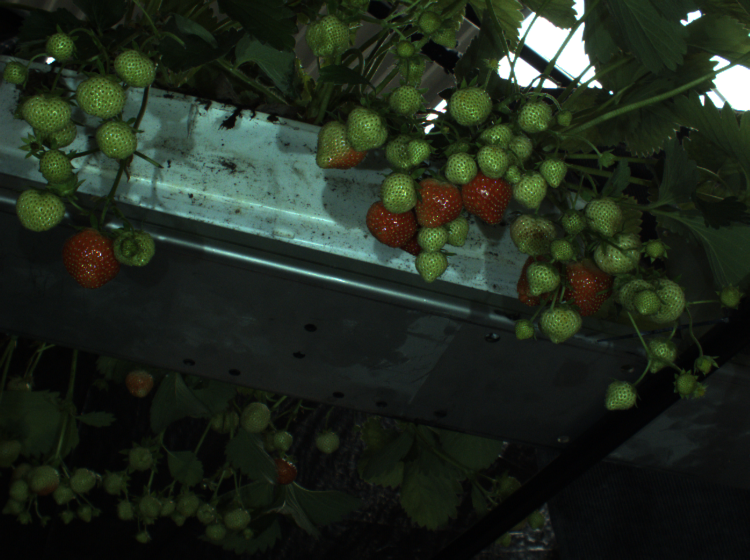
//> input picture sessie5/strawberry1.tif, 750 x 560 px
$ ./main strawberry1.tif   (built with g++ and OpenCV 4)
//> lines starting //> are read from the running program, lines starting //| are printed output that depends on the picture; after the words box and inside, x2 and y2 are one past the last pixel; in counts of white or black regions, pixels touching at a corner belong together
#include <iostream>
#include <opencv2/opencv.hpp>
#define STRAWBERRY 0


using namespace std;
using namespace cv;
using namespace ml;

void redrawPuntjes();
void redrawAll();
vector<Point> strawberryList;
vector<Point> backgroundList;
int modus;              //background or strawberry selection
Mat kloon;              //to copy the original into before drawing all over it
Mat input;              //global input mat to use in the function


/**
 * @brief Function that gets called when a mouse event occurs
 * @param event the type of event; which button is pressed/released
 * @param x  the x value of the current location of the mouse
 * @param y  the y value of the current location of the mouse
 * @param flags j'ai aucun idee
 * @param userdata iets vreemd
 */
void mouseCallBack(int event, int x, int y, int flags, void* userdata)
{
    if(event==EVENT_LBUTTONDOWN)    //add point
    {
        if(modus==STRAWBERRY)
        {   //add to list+ draw red circle on location
            strawberryList.push_back(Point(x,y));
            cout << "Add " << x << " , " << y << " to Strawberry" <<endl;
            circle(kloon, Point(x,y),2, Scalar(0,0,255), -1);

        }
        else
        {   //add to list+draw green circle
            backgroundList.push_back(Point(x,y));
            cout << "Add " << x << " , " << y << " to background" <<endl;
            circle(kloon, Point(x,y),2, Scalar(0,255,0), -1);

        }
    }
    else if(event==EVENT_RBUTTONDOWN)   //delete last point in correct modus
    {
        if(modus==STRAWBERRY)
        {
            if(strawberryList.empty())
            {
                cout << "Strawberry list empty" <<endl;
            } else{
                cout << "remove " << strawberryList.back().x << " , " << strawberryList.back().y << " from strawberry" <<endl;
                strawberryList.pop_back();
                redrawAll();
            }
        }
        else    //make sure we can't delete something that isn't there, such as my will to live
        {
            if(backgroundList.empty())
            {
                cout << "Background list empty" << endl;
            } else{
                cout << "remove " << backgroundList.back().x << " , " << backgroundList.back().y << " from background" <<endl;
                backgroundList.pop_back();
                redrawAll();
            }
        }
    }
    else if(event==EVENT_MBUTTONDOWN)
    {   //print out the lists with points
        cout << "********* STRAWBERRIES *********"<<endl;
        for(int i=0;i<strawberryList.size();i++)
        {
            cout << "Strawberry :"<< strawberryList.at(i).x << " , " << strawberryList.at(i).y << endl;
        }
        cout << "********* BACKGROUND *********"<<endl;
        for(int i=0;i<backgroundList.size();i++)
        {
            cout << "Background :"<< backgroundList.at(i).x << " , " << backgroundList.at(i).y << endl;

        }
    }
    imshow("Input image", kloon);
}
/**
 * @brief function that gets called when the value of the slider changes
 * @param value
 * @param userdata
 */
void trackbarCallBack(int value, void* userdata)
{
    redrawAll();
}
/**
 * @brief main routine
 * @param argc amount of parameter inputs
 * @param argv array of parameter inputs
 * @return returns 0 when correct
 */
int main(int argc, const char** argv) {
    /**
     * @brief function that prints the help message, and parses the user input
     */
    CommandLineParser parser(argc, argv,
                             "{help h usage ?|       | show this message \n\t\t left click:add point \n\t\t right click:remove last point \n\t\t middle mouse button print list}"
                             "{@input | | Required: (absolute) path to input image}"
                             "{knearest k||use the Nearest neighbour algorithm}"
                             "{bayes b | |use the bayes algorithm}"
                             "{svm s | | use the support vector machine algorithm}"
    );
    //if help
    if (parser.has("help")) {
        parser.printMessage();
        cerr << "Use absolute path" << endl;
        return 1;
    }

    //check input location
    string input_path(parser.get<string>("@input"));
    if (input_path.empty()) {
        cerr << "no input location given" << endl;
        parser.printMessage();
        return -1;
    }
    //read in template
    input = imread(input_path);      //template1 cause template is in use by c++
//> input is the input picture: 560 rows x 750 cols, CV_8UC3; mean B, G, R 29.8, 40.9, 32
    if (input.empty()) {
        cerr << "could not read input" << endl;
        parser.printMessage();
        return -1;
    }

    namedWindow("Input image", WINDOW_AUTOSIZE);   //create a window to display everything
    setMouseCallback("Input image", mouseCallBack,NULL);    //enable the mousecallback
    createTrackbar("STRAWBERRY-BACKGROUND", "Input image", &modus,1,trackbarCallBack);  //use a trackbar to select modi
//> slider 'STRAWBERRY-BACKGROUND' is set to 1


    redrawAll();    //make sure the correct text is printed on the screen
//> in redrawAll, `putText(kloon, "Background", Point(32,508), FONT_HERSHEY_COMPLEX, 2,Sc..`:
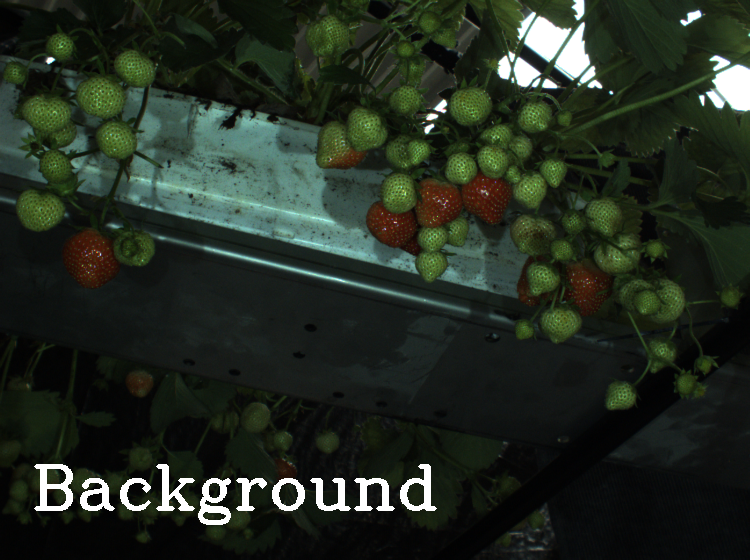
//> kloon: 560 rows x 750 cols, CV_8UC3; 1.52% of pixels changed, all inside (x1, y1, x2, y2) = (34, 464, 437, 525)
//> the left mouse button is pressed and released at (375, 280)
//> in mouseCallBack, `circle(kloon, Point(x,y),2, Scalar(0,255,0), -1);`: kloon: 560 rows x 750 cols, CV_8UC3; 13 pixels changed, all inside (x1, y1, x2, y2) = (373, 278, 378, 283)
    waitKey(0);     //wait for the user to select all points
    Mat input_hsv;
    cvtColor(input, input_hsv, COLOR_BGR2HSV);  //create and convert the input image to hsv colorspace to make everything easier
//> input_hsv: 560 rows x 750 cols, CV_8UC3; mean H, S, V 60.5, 91.9, 41.9

    Mat trainingStrawberries(strawberryList.size(), 3, CV_32FC1);
    Mat labelsStrawberries = Mat::ones(strawberryList.size(),1,CV_32SC1);

    Mat trainingBackground(backgroundList.size(), 3, CV_32FC1);
    Mat labelBackground = Mat::zeros(backgroundList.size(),1,CV_32SC1);     //create matrixes for the trainingdata and labels for fore- and background

    for(int i=0;i<strawberryList.size();i++)    //loop over the foreground list
    {
        Vec3b descriptor = input_hsv.at<Vec3b>(strawberryList[i].y, strawberryList[i].x);   //create a descriptor for the training
        trainingStrawberries.at<float>(i,0) = descriptor[0];
        trainingStrawberries.at<float>(i,1) = descriptor[1];
        trainingStrawberries.at<float>(i,2) = descriptor[2];
    }
    cerr << "Done training foreground"<< endl;
    for(int i=0;i<backgroundList.size();i++)
    {
        Vec3b descriptor = input_hsv.at<Vec3b>(backgroundList[i].y, backgroundList[i].x);
        trainingBackground.at<float>(i,0) = descriptor[0];
        trainingBackground.at<float>(i,1) = descriptor[1];
        trainingBackground.at<float>(i,2) = descriptor[2];
    }
//> this loop made 1 pass
//> descriptor on pass 1: [60, 49, 31]

    cerr << "Done training background"<< endl;

    Mat trainingData;
    Mat labels;
    vconcat(trainingStrawberries,trainingBackground,trainingData);
//> trainingData = [60, 49, 31]
    vconcat(labelsStrawberries,labelBackground,labels);


    cerr<<"Training kNearest" << endl;

    Ptr<KNearest> kNN = KNearest::create();
    Ptr<TrainData> trainingDatakNN = TrainData::create(trainingData, ROW_SAMPLE, labels);
    kNN->setIsClassifier(true);
    kNN->setAlgorithmType(KNearest::BRUTE_FORCE);
    kNN->setDefaultK(3);
    kNN->train(trainingDatakNN);

    cerr << "Done with kNearest"<<endl;


    cerr << "Training Bayes" << endl;
    Ptr<NormalBayesClassifier> nB = NormalBayesClassifier::create();
    nB->train(trainingData, ROW_SAMPLE, labels);
    cerr << "Done with Bayes" << endl;


    cerr << "Training SVM" << endl;
    Ptr<SVM> svm = SVM::create();
    svm->setType(SVM::C_SVC);
    svm->setKernel(SVM::LINEAR);
    svm->setTermCriteria(TermCriteria(TermCriteria::MAX_ITER, 100, 1e-6));
    svm->train(trainingData, ROW_SAMPLE, labels);

    cerr << "Done woth SVM" << endl;


    Mat labels_kNN, labels_nB, labels_svm;
    Mat mask_kNN = Mat::zeros(input.rows,input.cols,CV_8UC1);
    Mat mask_nB = Mat::zeros(input.rows,input.cols,CV_8UC1);
    Mat mask_svm = Mat::zeros(input.rows,input.cols,CV_8UC1);

    for(int i=0;i<input.rows;i++)
    {
        for(int j=0;j<input.cols;j++)
        {
            Vec3b pixval = input_hsv.at<Vec3b>(i,j);
            Mat data_test(1,3,CV_32FC1);
            data_test.at<float>(0,0) = pixval[0];
            data_test.at<float>(0,1) = pixval[1];
            data_test.at<float>(0,2) = pixval[2];

            kNN->findNearest(data_test, kNN->getDefaultK(), labels_kNN);
            nB->predict(data_test, labels_nB);
            svm->predict(data_test,labels_svm);


            mask_kNN.at<uchar>(i,j) = labels_kNN.at<float>(0,0);
            mask_nB.at<uchar>(i,j) = labels_nB.at<int>(0,0);
            mask_svm.at<uchar>(i,j) = labels_svm.at<float>(0,0);

        }
    }
//> mask_kNN: 560 rows x 750 cols, CV_8UC1; every value is 0
//> after the loop, labels_kNN = [0]; labels_nB = [0]; labels_svm = [0]


    //mask the input to show results
    Mat result_kNN, result_nB, result_svm;
    bitwise_and(input, input, result_kNN,mask_kNN);
//> result_kNN: 560 rows x 750 cols, CV_8UC3; every value is 0
    bitwise_and(input, input, result_nB,mask_nB);
    bitwise_and(input, input, result_svm,mask_svm);
    if(parser.has("knearest"))
    {
        imshow("seg kNearest", mask_kNN*255);
        imshow("res kNearest", result_kNN);
    }
    if(parser.has("bayes"))
    {
        imshow("seg normal_Bayes", mask_nB*255);
        imshow("res Bayes", result_nB);
    }
    if(parser.has("svm"))
    {

        imshow("res svm", result_svm);
        imshow("seg svm", mask_svm*255);
    }
    waitKey(0);
    return 0;
}
/**
 * @brief this function copys the original to a clone, before messing the picture up with circles and text
 */
void redrawPuntjes(void)
{
    for(int i=0;i<strawberryList.size();i++)
    {
        circle(kloon, Point(strawberryList.at(i).x,strawberryList.at(i).y),2, Scalar(0,0,255), -1);
    }
    for(int i=0;i<backgroundList.size();i++)
    {
        circle(kloon, Point(backgroundList.at(i).x,backgroundList.at(i).y),2, Scalar(0,255,0), -1);
    }
}
/**
 * @brief As the name suggests, this function is called on deletion of a point, or switching of a modus, and redraws the whole image
 */
void redrawAll()
{
    input.copyTo(kloon);
    redrawPuntjes();
    if(modus==STRAWBERRY)
    {
        putText(kloon, "Strawberries", Point(32,508), FONT_HERSHEY_COMPLEX, 2,Scalar(255,255,255) ,4);
    } else{
        putText(kloon, "Background", Point(32,508), FONT_HERSHEY_COMPLEX, 2,Scalar(255,255,255) ,4);
    }
    imshow("Input image", kloon);
    waitKey(1);

}
